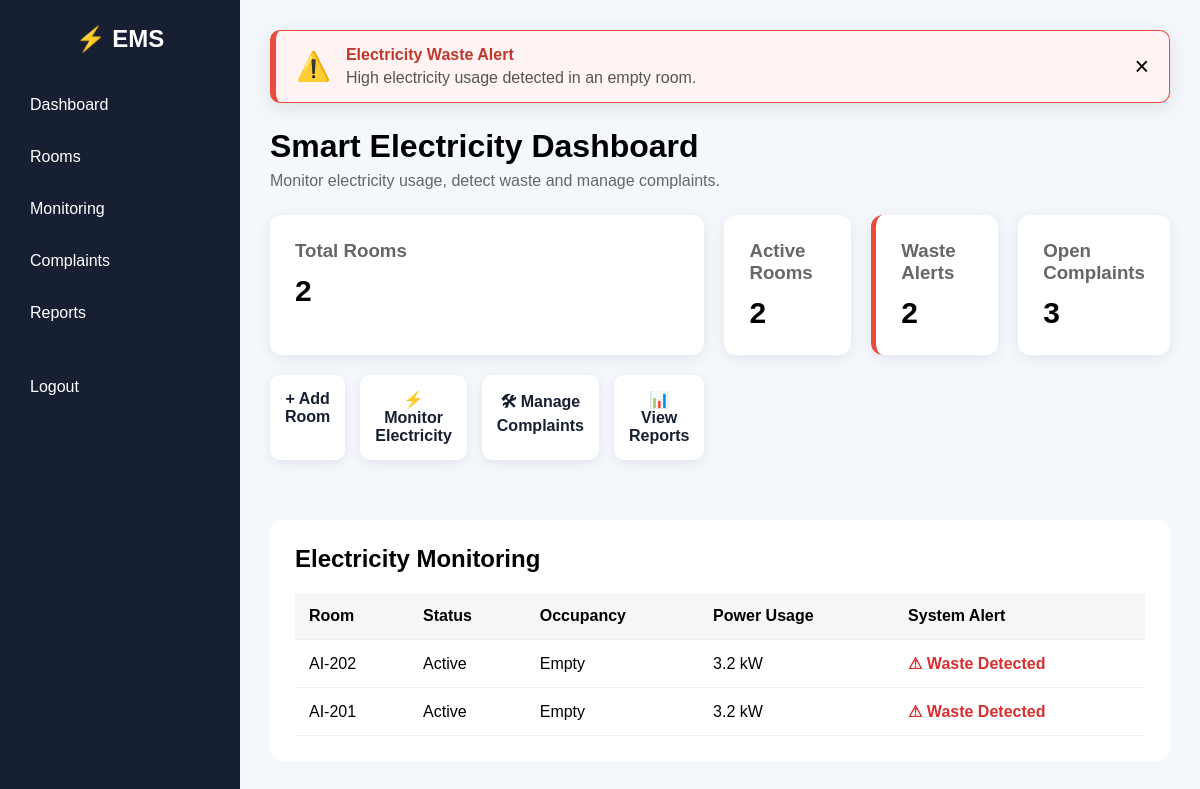
/dashboard, run on the app's committed database.
### tables this page shows
CREATE TABLE waste_alerts (
        id INTEGER PRIMARY KEY AUTOINCREMENT,
        room_no TEXT NOT NULL,
        occupancy TEXT NOT NULL,
        power_usage REAL NOT NULL,
        message TEXT NOT NULL,
        status TEXT DEFAULT 'Active'
    );

### app.py (the view)
@app.route("/dashboard")
def dashboard():
    conn = get_db()
    total_rooms = conn.execute(
        "SELECT COUNT(*) FROM rooms"
    ).fetchone()[0]
    total_complaints = conn.execute(
        "SELECT COUNT(*) FROM complaints"
    ).fetchone()[0]
    total_alerts = conn.execute(
        "SELECT COUNT(*) FROM waste_alerts"
    ).fetchone()[0]
    active_rooms = conn.execute(
        "SELECT COUNT(*) FROM rooms WHERE status = 'Active'"
    ).fetchone()[0]
    alerts = conn.execute("""
        SELECT * FROM waste_alerts
        ORDER BY id DESC
        LIMIT 5
    """).fetchall()
    conn.close()
    return render_template(
        "dashboard.html",
        total_rooms=total_rooms,
        active_rooms=active_rooms,
        total_complaints=total_complaints,
        total_alerts=total_alerts,
        alerts=alerts
    )

### app.py (called while the page is built)
def get_db():
    conn = sqlite3.connect(DATABASE)
    conn.row_factory = sqlite3.Row
    return conn

### templates/dashboard.html (shortened to what this page needs)
<!DOCTYPE html>
<html lang="en">
<head>
    <link rel="stylesheet"
          href="{{ url_for('static', filename='css/style.css') }}">
</head>
<body>
<div class="dashboard">
    <aside class="sidebar">
        <h2>⚡ EMS</h2>
        <a href="/dashboard">Dashboard</a>
        <a href="/rooms">Rooms</a>
        <a href="/monitoring">Monitoring</a>
        <a href="/complaints">Complaints</a>
        <a href="/reports">Reports</a>
        <a href="/" class="logout">Logout</a>
    </aside>
    <main class="main-content">
        <div id="alertBox" class="alert-popup">
    <span>⚠️</span>
    <div>
        <strong>Electricity Waste Alert</strong>
        <p>High electricity usage detected in an empty room.</p>
    </div>
    <button onclick="closeAlert()">×</button>
</div>
        <div class="topbar">
            <div>
                <h1>Smart Electricity Dashboard</h1>
                <p>
    Monitor electricity usage, detect waste and manage complaints.
</p>
            </div>
        </div>
        <div class="cards">
            <div class="card">
                <h3>Total Rooms</h3>
                <p class="number">{{ total_rooms }}</p>
            </div>
            <div class="card">
                <h3>Active Rooms</h3>
                <p class="number">{{ active_rooms }}</p>
            </div>
            <div class="card alert-card">
                <h3>Waste Alerts</h3>
                <p class="number">{{ total_alerts }}</p>
            </div>
            <div class="card">
                <h3>Open Complaints</h3>
                <p class="number">{{ total_complaints }}</p>
            </div>
            <div class="quick-actions">
    <a href="/rooms" class="action-btn">
        + Add Room
    </a>
    <a href="/monitoring" class="action-btn">
        ⚡ Monitor Electricity
    </a>
    <a href="/complaints" class="action-btn">
        🛠 Manage Complaints
    </a>
    <a href="/reports" class="action-btn">
        📊 View Reports
    </a>
</div>
        </div>
        <section class="panel">
            <h2>Electricity Monitoring</h2>
            <table>
                <thead>
                    <tr>
                        <th>Room</th>
                        <th>Status</th>
                        <th>Occupancy</th>
                        <th>Power Usage</th>
                        <th>System Alert</th>
                    </tr>
                </thead>
                <tbody>
{% for alert in alerts %}
<tr>
    <td>{{ alert["room_no"] }}</td>
    <td>Active</td>
    <td>{{ alert["occupancy"] }}</td>
    <td>{{ alert["power_usage"] }} kW</td>
    <td class="danger">
        ⚠ Waste Detected
    </td>
</tr>
{% else %}
<tr>
    <td colspan="5">
        No electricity waste alerts yet.
    </td>
</tr>
{% endfor %}
</tbody>
            </table>
        </section>
    </main>
</div>
</body>
</html>

### static/css/style.css (style rules this page uses)
* { margin: 0; padding: 0; box-sizing: border-box; font-family: Arial, sans-serif; }
body { min-height: 100vh; background: #f4f7fb; }
.dashboard { display: flex; min-height: 100vh; }
.sidebar { width: 240px; background: #172033; color: white; padding: 25px 15px; }
.sidebar h2 { text-align: center; margin-bottom: 30px; }
.sidebar a { display: block; color: white; text-decoration: none; padding: 13px 15px; margin-bottom: 8px; border-radius: 7px; }
.sidebar .logout { margin-top: 30px; }
.main-content { flex: 1; padding: 30px; background: #f4f7fb; }
.topbar { margin-bottom: 25px; }
.topbar h1 { margin-bottom: 7px; }
.topbar p { color: #666; }
.cards { display: grid; grid-template-columns: repeat(4, 1fr); gap: 20px; margin-bottom: 30px; }
.card { background: white; padding: 25px; border-radius: 12px; box-shadow: 0 3px 15px rgba(0,0,0,0.08); }
.card h3 { color: #666; margin-bottom: 12px; }
.number { font-size: 30px; font-weight: bold; }
.alert-card { border-left: 5px solid #e74c3c; }
.panel { background: white; padding: 25px; border-radius: 12px; }
.panel h2 { margin-bottom: 20px; }
table { width: 100%; border-collapse: collapse; }
th, td { padding: 14px; text-align: left; border-bottom: 1px solid #eee; }
th { background: #f5f6f8; }
.danger { color: #d63031; font-weight: bold; }
.alert-popup { display: none; align-items: center; gap: 15px; background: #fff3f3; border: 1px solid #e74c3c; border-left: 6px solid #e74c3c; padding: 15px 20px; border-radius: 10px; margin-bottom: 25px; box-shadow: 0 5px 20px rgba(0,0,0,0.1); }
.alert-popup span { font-size: 28px; }
.alert-popup strong { color: #c0392b; }
.alert-popup p { margin-top: 5px; color: #555; }
.alert-popup button { margin-left: auto; border: none; background: transparent; font-size: 25px; cursor: pointer; }
.quick-actions { display: grid; grid-template-columns: repeat(4, 1fr); gap: 15px; margin-bottom: 30px; }
.action-btn { display: block; text-align: center; text-decoration: none; background: white; color: #172033; padding: 15px; border-radius: 10px; font-weight: bold; box-shadow: 0 3px 12px rgba(0,0,0,0.08); }

### data on the page
waste_alerts: room_no "AI-202", occupancy "Empty", power_usage "3.2"
waste_alerts: room_no "AI-201", occupancy "Empty", power_usage "3.2"

### other printed values
{{ total_rooms }} "2"
{{ active_rooms }} "2"
{{ total_alerts }} "2"
{{ total_complaints }} "3"
